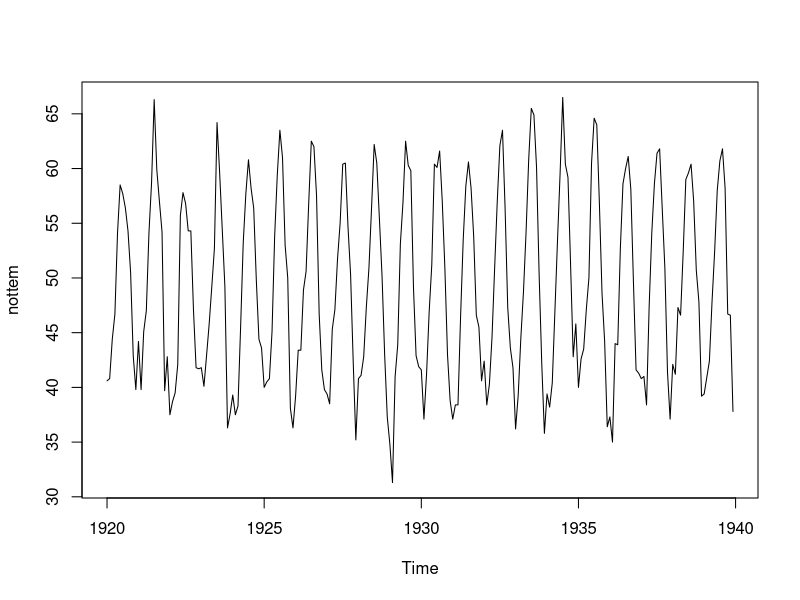
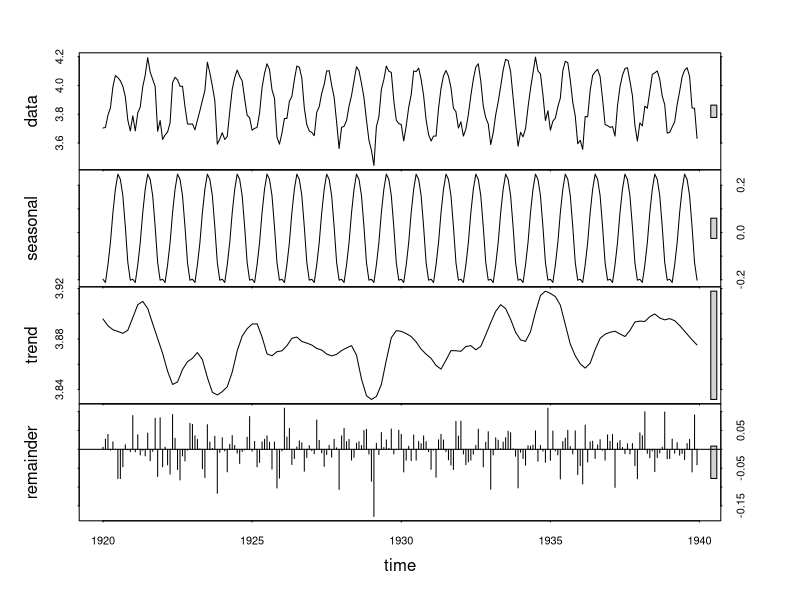
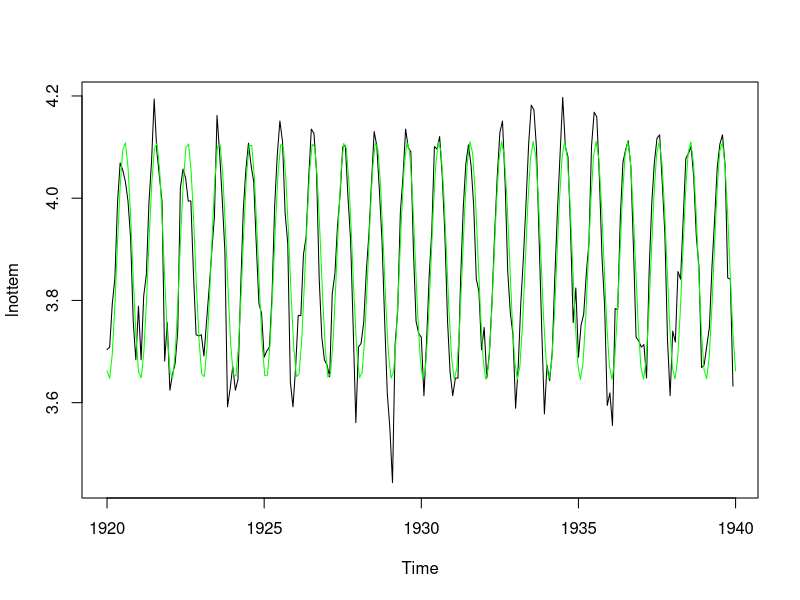
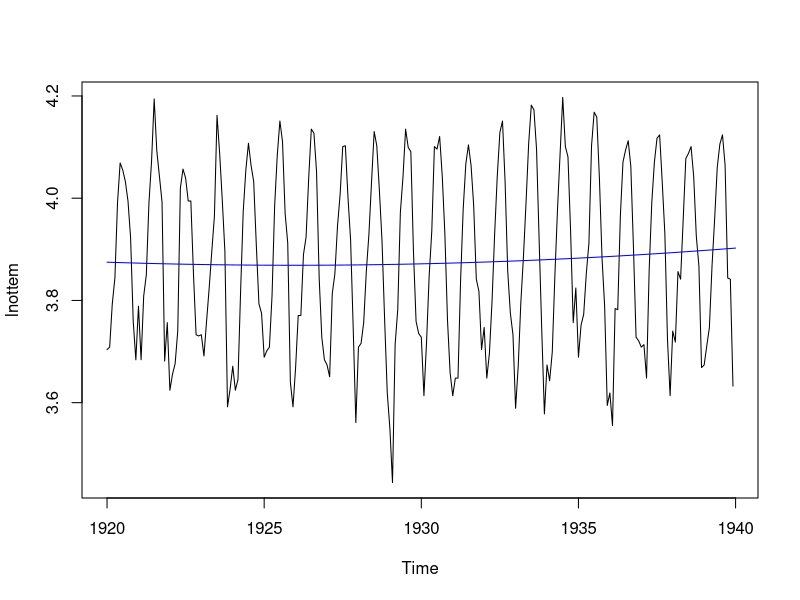
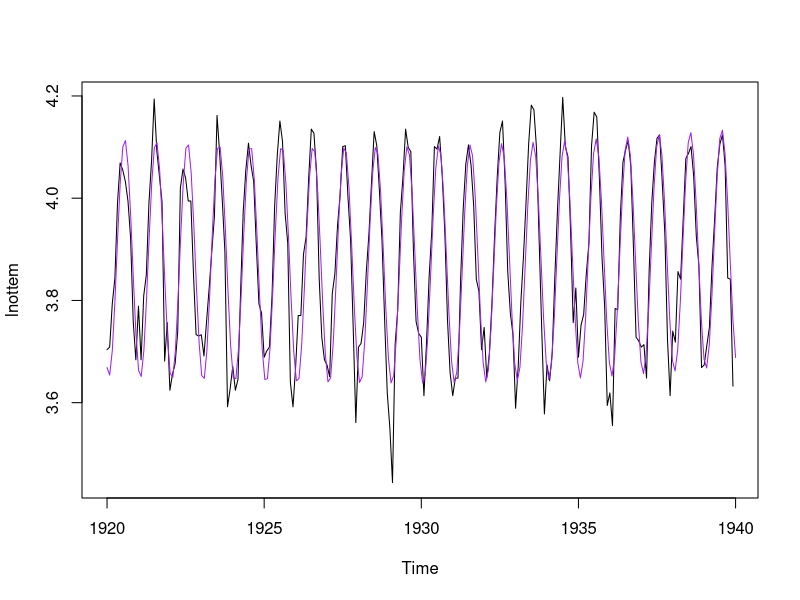
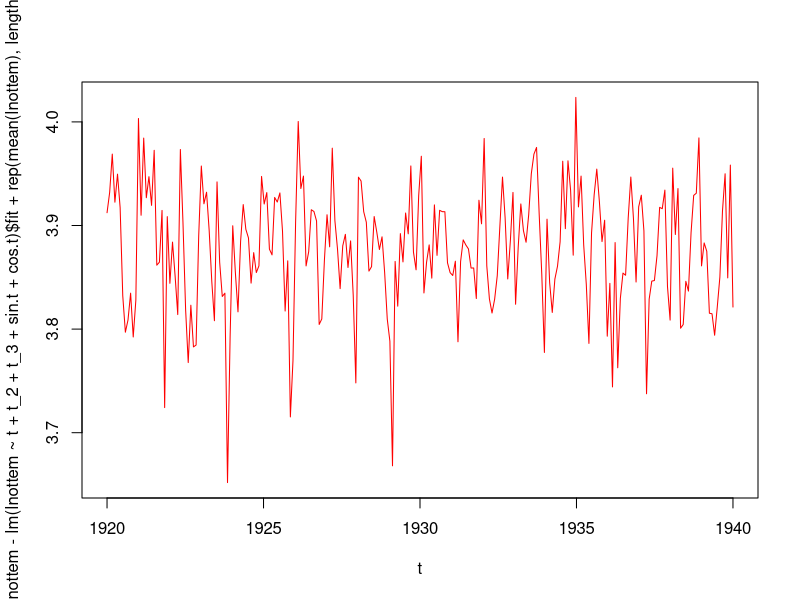

Here is the R script that generated these plots, in order:
nottem
plot(nottem)
lnottem <- log(nottem)
plot(stl(log(nottem), s.window="periodic"))

# seasonal
t <- seq(1920, 1940, length=length(lnottem))
sin.t <- sin(2 * pi * t)
cos.t <- cos(2 * pi * t)
plot(lnottem)
lines(t, lm(lnottem~sin.t + cos.t)$fit, col="green")

# trend
t_2 <- t^2
t_3 <- t^3
plot(lnottem)
lines(t, lm(lnottem~t + t_2 + t_3)$fit, col="blue")

# residual
plot(lnottem)
lines(t, lm(lnottem~t + t_2 + t_3 + sin.t + cos.t)$fit, col="purple")
plot(t, lnottem - lm(lnottem~t + t_2 + t_3 + sin.t + cos.t)$fit + rep(mean(lnottem), length(t)), col="red", type="l")

